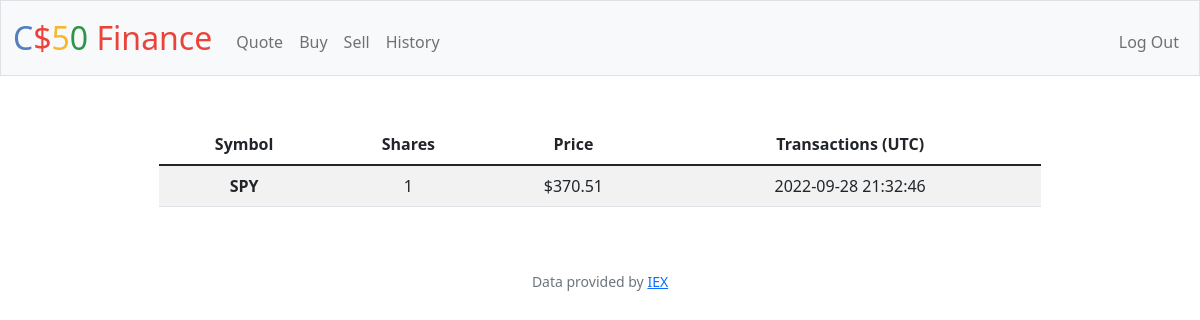
Screenshot of /history (signed in) with the database file from the repository.
### tables this page shows
CREATE TABLE orders (id INTEGER, user_id NUMERIC NOT NULL, symbol TEXT NOT NULL,             shares NUMERIC NOT NULL, price NUMERIC NOT NULL, timestamp TEXT, PRIMARY KEY(id),             FOREIGN KEY(user_id) REFERENCES users(id));

### app.py (the view)
@app.route("/history")
@login_required
def history():
    history = user_portfolio("history")
    return render_template("history.html", transactions=history)

### app.py (called while the page is built)
@app.after_request
def after_request(response):
    response.headers["Cache-Control"] = "no-cache, no-store, must-revalidate"
    response.headers["Expires"] = 0
    response.headers["Pragma"] = "no-cache"
    return response

def user_portfolio(route):
    user_id = session["user_id"]
    portfolio = {}
    if route == "index":
        query = db.execute("SELECT symbol, SUM(shares) \
                            FROM orders \
                            WHERE user_id = ?", user_id)
        for row in query:
            symbol = row["symbol"]
            shares = row["SUM(shares)"]
            portfolio[symbol] = shares
        portfolio = {k: v for k, v in portfolio.items() if v != 0}
    elif route == "history":
        query = db.execute("SELECT symbol, shares, price, timestamp \
                            FROM orders \
                            WHERE user_id = ?", user_id)
        portfolio = query
    return portfolio

### helpers.py (called while the page is built)
def login_required(f):
    @wraps(f)
    def decorated_function(*args, **kwargs):
        if session.get("user_id") is None:
            return redirect("/login")
        return f(*args, **kwargs)
    return decorated_function

### templates/history.html (shortened to what this page needs)
{% extends "layout.html" %}
{% block main %}
    <form action="/history" method="post">
        <div class="mb-3">
            <table class="table table-striped mx-auto">
                <thead class="thead-dark">
                <tr>
                    <th scope="col">Symbol</th>
                    <th scope="col">Shares</th>
                    <th scope="col">Price</th>
                    <th scope="col">Transactions (UTC)</th>
                </tr>
                </thead>
                    <tbody>
                    {% for row in transactions %}
                    <tr>
                        <th scope="row">{{ row["symbol"].upper() }}</th>
                        <td>{{ row["shares"] }}</td>
                        <td>${{ "{:.2f}".format(row["price"]) }}</td>
                        <td>{{ row["timestamp"] }}</td>
                    </tr>
                    {% endfor %}
                </tbody>
            </table>
        </div>
    </form>
{% endblock %}

### static/styles.css (style rules this page uses)
.table { width:75%; }

### rows the page displays
orders: symbol "SPY", shares "1", price "370.51", timestamp "2022-09-28 21:32:46"
